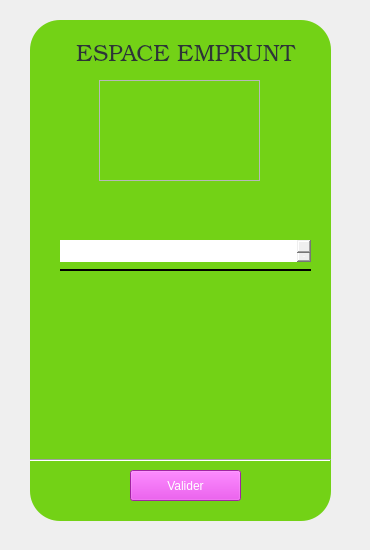
       <widget class="QWidget" name="interface_emprunt">
        <widget class="QPlainTextEdit" name="affichage_carte_11">
         <property name="geometry">
          <rect>
           <x>30</x>
           <y>20</y>
           <width>301</width>
           <height>501</height>
          </rect>
         </property>
         <property name="styleSheet">
          <string notr="true">background-color: rgb(115, 210, 22);
border-radius:30px;</string>
         </property>
         <property name="backgroundVisible">
          <bool>false</bool>
         </property>
         <property name="centerOnScroll">
          <bool>false</bool>
         </property>
        </widget>
        <widget class="QLabel" name="titre_espace_emprunt">
         <property name="geometry">
          <rect>
           <x>60</x>
           <y>40</y>
           <width>251</width>
           <height>31</height>
          </rect>
         </property>
         <property name="font">
          <font>
           <family>URW Bookman L</family>
           <pointsize>17</pointsize>
           <weight>9</weight>
           <italic>false</italic>
           <bold>false</bold>
          </font>
         </property>
         <property name="styleSheet">
          <string notr="true">color: rgb(46, 52, 54);
background-image: url(:/images/backg.jpg);
font: 75 17pt &quot;URW Bookman L&quot;;
border-radius:10px;</string>
         </property>
         <property name="text">
          <string>ESPACE EMPRUNT</string>
         </property>
         <property name="alignment">
          <set>Qt::AlignCenter</set>
         </property>
        </widget>
        <widget class="QFrame" name="image_emprunt">
         <property name="geometry">
          <rect>
           <x>99</x>
           <y>80</y>
           <width>161</width>
           <height>101</height>
          </rect>
         </property>
         <property name="styleSheet">
          <string notr="true">border-image: url(:/images/image_emprunt.jpg);
</string>
         </property>
         <property name="frameShape">
          <enum>QFrame::StyledPanel</enum>
         </property>
         <property name="frameShadow">
          <enum>QFrame::Raised</enum>
         </property>
        </widget>
        <widget class="QPlainTextEdit" name="somme_emprunt">
         <property name="geometry">
          <rect>
           <x>60</x>
           <y>240</y>
           <width>251</width>
           <height>31</height>
          </rect>
         </property>
         <property name="styleSheet">
          <string notr="true">background-color: rgbb(0, 0, 0, 0);
border: none;
border-bottom: 2px solid black;
color: white;
padding-bottom: 7px;</string>
         </property>
         <property name="placeholderText">
          <string>Entrez le montant de l'emprunt</string>
         </property>
        </widget>
        <widget class="QPushButton" name="valider_emprunt">
         <property name="geometry">
          <rect>
           <x>130</x>
           <y>470</y>
           <width>111</width>
           <height>31</height>
          </rect>
         </property>
         <property name="styleSheet">
          <string notr="true">font: 13pt &quot;Ubuntu&quot;;
color: white;
background-color: rgb(224, 52, 226);
</string>
         </property>
         <property name="text">
          <string>Valider</string>
         </property>
        </widget>
        <widget class="Line" name="line_11">
         <property name="geometry">
          <rect>
           <x>30</x>
           <y>450</y>
           <width>301</width>
           <height>20</height>
          </rect>
         </property>
         <property name="orientation">
          <enum>Qt::Horizontal</enum>
         </property>
        </widget>
        <widget class="QLabel" name="label_error_emprunt">
         <property name="geometry">
          <rect>
           <x>70</x>
           <y>190</y>
           <width>211</width>
           <height>41</height>
          </rect>
         </property>
         <property name="styleSheet">
          <string notr="true">color: rgb(164, 0, 0);</string>
         </property>
         <property name="text">
          <string/>
         </property>
        </widget>
        <widget class="QLabel" name="label_23">
         <property name="geometry">
          <rect>
           <x>0</x>
           <y>0</y>
           <width>361</width>
           <height>541</height>
          </rect>
         </property>
         <property name="styleSheet">
          <string notr="true">background-image: url(:/images/backg.jpg);</string>
         </property>
         <property name="text">
          <string/>
         </property>
        </widget>
        <zorder>label_23</zorder>
        <zorder>affichage_carte_11</zorder>
        <zorder>titre_espace_emprunt</zorder>
        <zorder>image_emprunt</zorder>
        <zorder>somme_emprunt</zorder>
        <zorder>valider_emprunt</zorder>
        <zorder>line_11</zorder>
        <zorder>label_error_emprunt</zorder>
       </widget>
